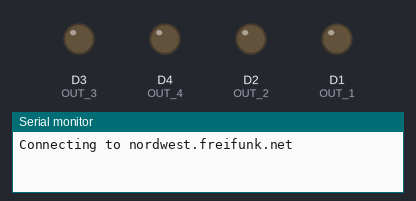
A sketch run on a simulated ESP8266 (NodeMCU). On the bench: output pins drawn as LEDs (lit = HIGH), the last lines printed to the serial monitor. WiFi joins after 1.5 s; servers stay silent unless stated.

Above: at 0.1 s.
At 2.6 s:
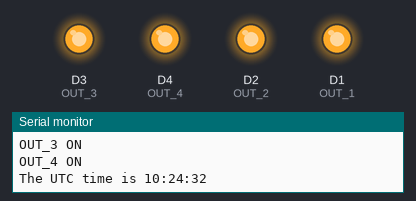
Timing chart, 0 to 4.1 s (numbered marks = the images above):
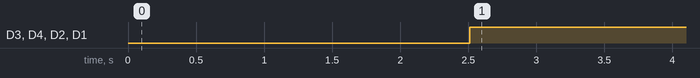

The sketch:

Adventskranz.ino
```cpp
/*

 Udp NTP Client

 Get the time from a Network Time Protocol (NTP) time server
 Demonstrates use of UDP sendPacket and ReceivePacket
 For more on NTP time servers and the messages needed to communicate with them,
 see http://en.wikipedia.org/wiki/Network_Time_Protocol

 created 4 Sep 2010
 by Michael Margolis
 modified 9 Apr 2012
 by Tom Igoe
 updated for the ESP8266 12 Apr 2015
 by Ivan Grokhotkov
 update for KTT OL 2017-11-05
 by tdlf

 This code is in the public domain.


 - Transistors: BC550B / BC550C
 - BASE->D0 - D3
 - COLLECTOR-> 3V VCC
 - EMITTER-> LED ANODE

*/

#include <ESP8266WiFi.h>
#include <WiFiUdp.h>


#define ADVENT_1 1512255600
#define ADVENT_2 1512860400
#define ADVENT_3 1513465200
#define ADVENT_4 1514070000

#define OUT_1 D1
#define OUT_2 D2
#define OUT_3 D3
#define OUT_4 D4

#define OFFSET 0

char ssid[] = "nordwest.freifunk.net";  //  your network SSID (name)
char pass[] = "";       // your network password


unsigned int localPort = 2390;      // local port to listen for UDP packets

/* Don't hardwire the IP address or we won't get the benefits of the pool.
 *  Lookup the IP address for the host name instead */
//IPAddress timeServer(129, 6, 15, 28); // time.nist.gov NTP server
IPAddress timeServerIP; // time.nist.gov NTP server address
const char* ntpServerName = "time.nist.gov";

const int NTP_PACKET_SIZE = 48; // NTP time stamp is in the first 48 bytes of the message

byte packetBuffer[ NTP_PACKET_SIZE]; //buffer to hold incoming and outgoing packets

// A UDP instance to let us send and receive packets over UDP
WiFiUDP udp;

void setup()
{
  pinMode(OUT_1, OUTPUT);//>=1512255600 Unixtime
  pinMode(OUT_2, OUTPUT);//>=1512860400 Unixtime
  pinMode(OUT_3, OUTPUT);//>=1513465200 Unixtime
  pinMode(OUT_4, OUTPUT);//>=1514070000 Unixtime
  Serial.begin(115200);
  Serial.println();
  Serial.println();

  // We start by connecting to a WiFi network
  Serial.print("Connecting to ");
  Serial.println(ssid);
  WiFi.mode(WIFI_STA);
  WiFi.begin(ssid, pass);

  while (WiFi.status() != WL_CONNECTED) {
    delay(500);
    Serial.print(".");
  }
  Serial.println("");

  Serial.println("WiFi connected");
  Serial.println("IP address: ");
  Serial.println(WiFi.localIP());

  Serial.println("Starting UDP");
  udp.begin(localPort);
  Serial.print("Local port: ");
  Serial.println(udp.localPort());
}

void loop()
{
  //get a random server from the pool
  WiFi.hostByName(ntpServerName, timeServerIP);

  sendNTPpacket(timeServerIP); // send an NTP packet to a time server
  // wait to see if a reply is available
  delay(1000);

  int cb = udp.parsePacket();
  if (!cb) {
    Serial.println("no packet yet");
  }
  else {
    Serial.print("packet received, length=");
    Serial.println(cb);
    // We've received a packet, read the data from it
    udp.read(packetBuffer, NTP_PACKET_SIZE); // read the packet into the buffer

    //the timestamp starts at byte 40 of the received packet and is four bytes,
    // or two words, long. First, esxtract the two words:

    unsigned long highWord = word(packetBuffer[40], packetBuffer[41]);
    unsigned long lowWord = word(packetBuffer[42], packetBuffer[43]);
    // combine the four bytes (two words) into a long integer
    // this is NTP time (seconds since Jan 1 1900):
    unsigned long secsSince1900 = highWord << 16 | lowWord;
    Serial.print("Seconds since Jan 1 1900 = " );
    Serial.println(secsSince1900);

    // now convert NTP time into everyday time:
    Serial.print("Unix time = ");
    // Unix time starts on Jan 1 1970. In seconds, that's 2208988800:
    const unsigned long seventyYears = 2208988800UL;
    // subtract seventy years:
    unsigned long epoch = secsSince1900 - seventyYears;
    // print Unix time:
    Serial.println(epoch);

    if(epoch >= (ADVENT_1 + OFFSET)) {
      digitalWrite(OUT_1, HIGH);
      Serial.println("OUT_1 ON");
    }
    else {
      digitalWrite(OUT_1, LOW);
    }
    if(epoch >= (ADVENT_2 + OFFSET)) {
      digitalWrite(OUT_2, HIGH);
      Serial.println("OUT_2 ON");
    }
    else {
      digitalWrite(OUT_2, LOW);
    }
    if(epoch >= (ADVENT_3 + OFFSET)) {
      digitalWrite(OUT_3, HIGH);
      Serial.println("OUT_3 ON");
    }
    else {
      digitalWrite(OUT_3, LOW);
    }
    if(epoch >= (ADVENT_4 + OFFSET)) {
      digitalWrite(OUT_4, HIGH);
      Serial.println("OUT_4 ON");
    }
    else {
      digitalWrite(OUT_4, LOW);
    }

    // print the hour, minute and second:
    Serial.print("The UTC time is ");       // UTC is the time at Greenwich Meridian (GMT)
    Serial.print((epoch  % 86400L) / 3600); // print the hour (86400 equals secs per day)
    Serial.print(':');
    if ( ((epoch % 3600) / 60) < 10 ) {
      // In the first 10 minutes of each hour, we'll want a leading '0'
      Serial.print('0');
    }
    Serial.print((epoch  % 3600) / 60); // print the minute (3600 equals secs per minute)
    Serial.print(':');
    if ( (epoch % 60) < 10 ) {
      // In the first 10 seconds of each minute, we'll want a leading '0'
      Serial.print('0');
    }
    Serial.println(epoch % 60); // print the second
  }
  // wait ten seconds before asking for the time again
  delay(60000);
}

// send an NTP request to the time server at the given address
unsigned long sendNTPpacket(IPAddress& address)
{
  Serial.println("sending NTP packet...");
  // set all bytes in the buffer to 0
  memset(packetBuffer, 0, NTP_PACKET_SIZE);
  // Initialize values needed to form NTP request
  // (see URL above for details on the packets)
  packetBuffer[0] = 0b11100011;   // LI, Version, Mode
  packetBuffer[1] = 0;     // Stratum, or type of clock
  packetBuffer[2] = 6;     // Polling Interval
  packetBuffer[3] = 0xEC;  // Peer Clock Precision
  // 8 bytes of zero for Root Delay & Root Dispersion
  packetBuffer[12]  = 49;
  packetBuffer[13]  = 0x4E;
  packetBuffer[14]  = 49;
  packetBuffer[15]  = 52;

  // all NTP fields have been given values, now
  // you can send a packet requesting a timestamp:
  udp.beginPacket(address, 123); //NTP requests are to port 123
  udp.write(packetBuffer, NTP_PACKET_SIZE);
  udp.endPacket();
}
```

Measured:
- by itself, D3 (OUT_3), D4 (OUT_4), D2 (OUT_2), D1 (OUT_1): LOW → HIGH at 2.5 s
